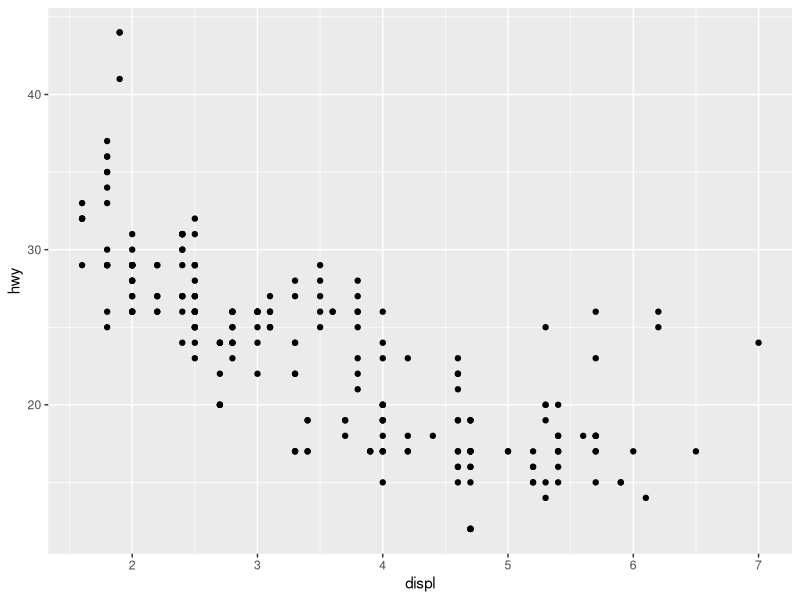
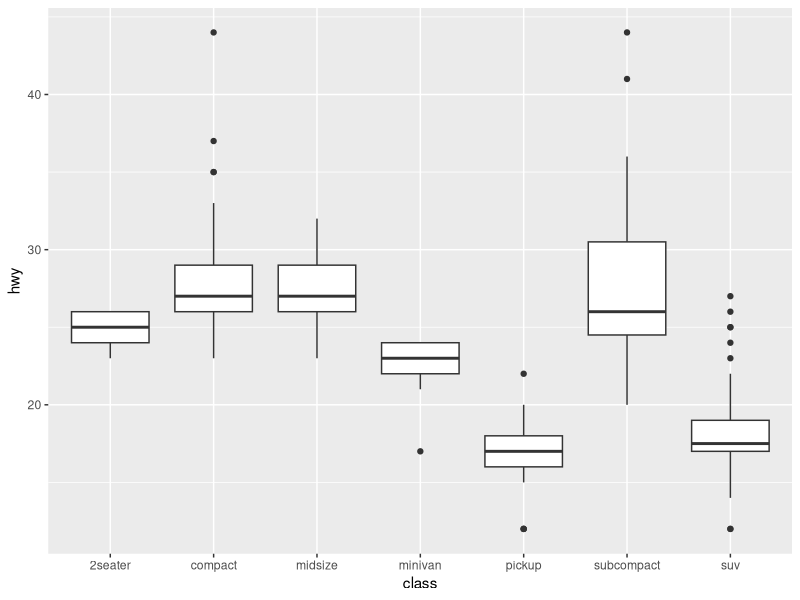
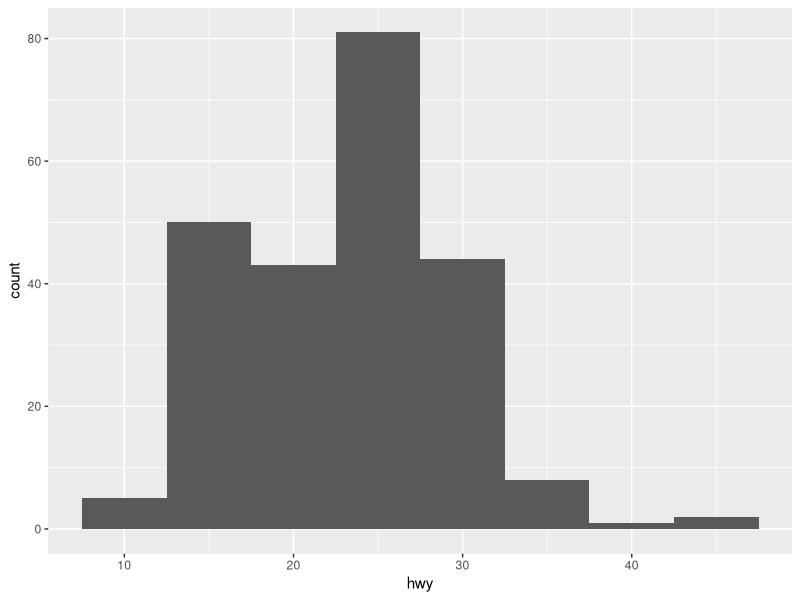
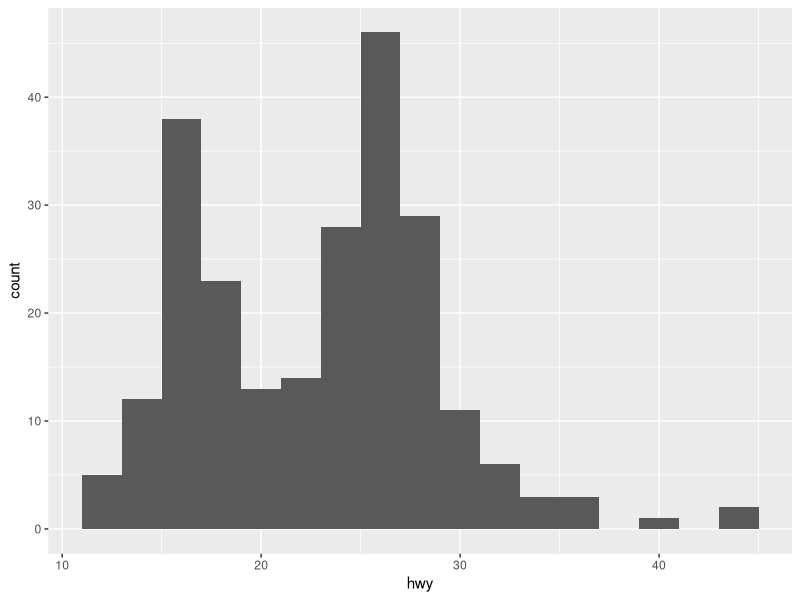
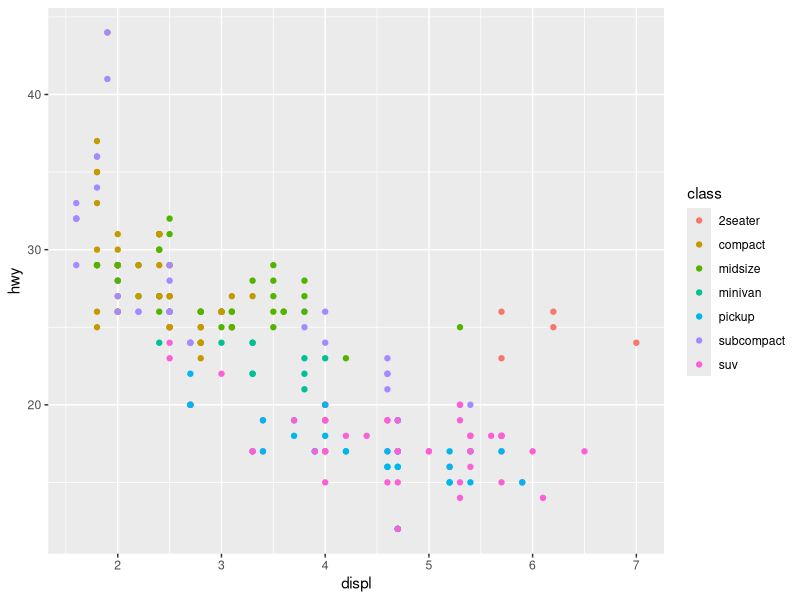
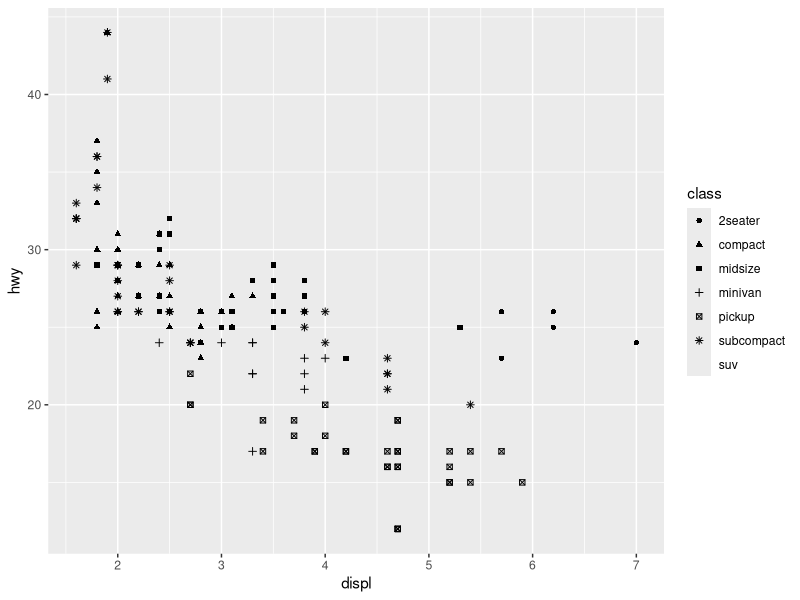
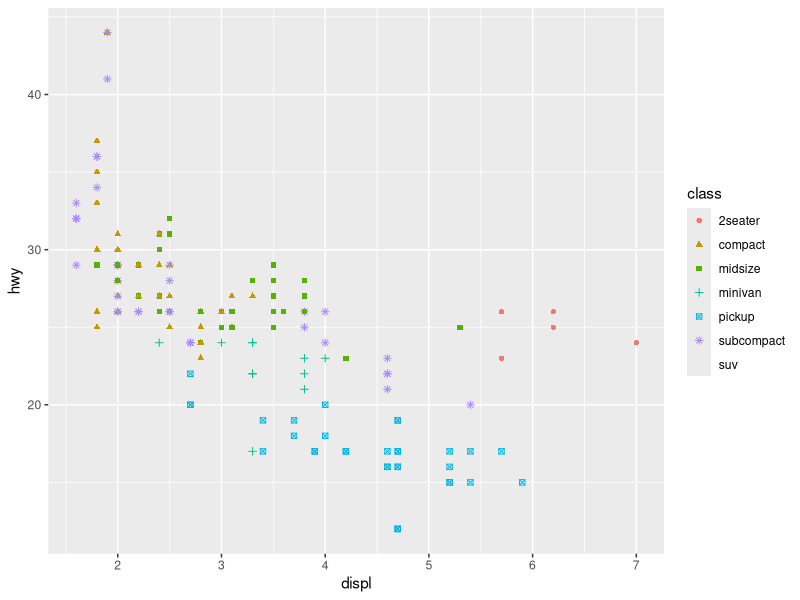
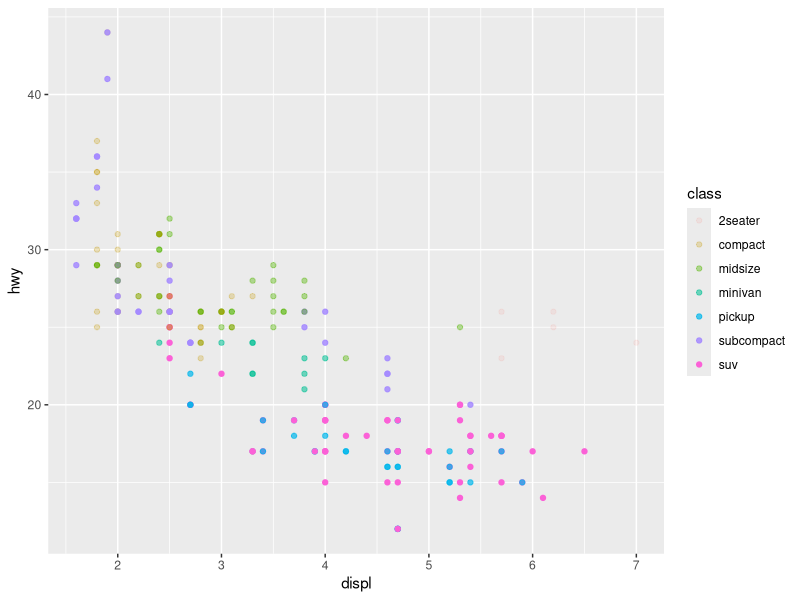

R code for these plots, in order:
## ---- chunk 1
knitr::opts_chunk$set(echo = TRUE, comment = "")
library(tidyverse)
## ---- chunk 2
data(mpg)
summary(mpg)
## ---- chunk 3
ggplot(data = mpg)+
  geom_point(mapping = aes(x = displ, y = hwy))
## ---- chunk 4
ggplot(data = mpg) +
  geom_boxplot(mapping = aes(x = class, y = hwy))
## ---- chunk 5
ggplot(data = mpg) +
  geom_histogram(binwidth = 5, mapping = aes(x = hwy))

## ---- chunk 6
ggplot (data = mpg)+
  geom_histogram(binwidth = 2, mapping =aes(x=hwy))
## ---- chunk 7
ggplot(data = mpg) +
  geom_point(mapping = aes(x = displ, y = hwy, color = class))
c <- ggplot(data = mpg, mapping =aes(x = displ, y = hwy))
c + geom_point(mapping = aes(shape = class))
c + geom_point(mapping = aes(shape = class, color = class))
c + geom_point(mapping = aes(alpha=class, color = class))
## ---- chunk 8
# Makes a plot that the commands below will modify
q <- ggplot(mpg) + geom_point(aes(x = displ, y = hwy))

q + facet_grid(. ~ cyl)
q + facet_grid(drv ~ .)
q + facet_grid(drv ~ cyl)
q + facet_wrap(~ class)
## ---- chunk 9

## ---- chunk 10
ggplot(mpg) + 
  geom_point(aes(displ, hwy)) +
  geom_smooth(aes(displ, hwy))
